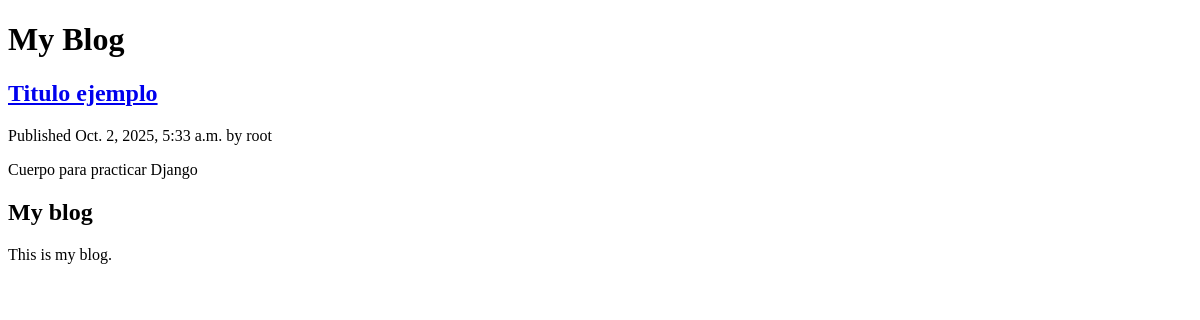
/blog/, run on an earlier commit of the app's database.
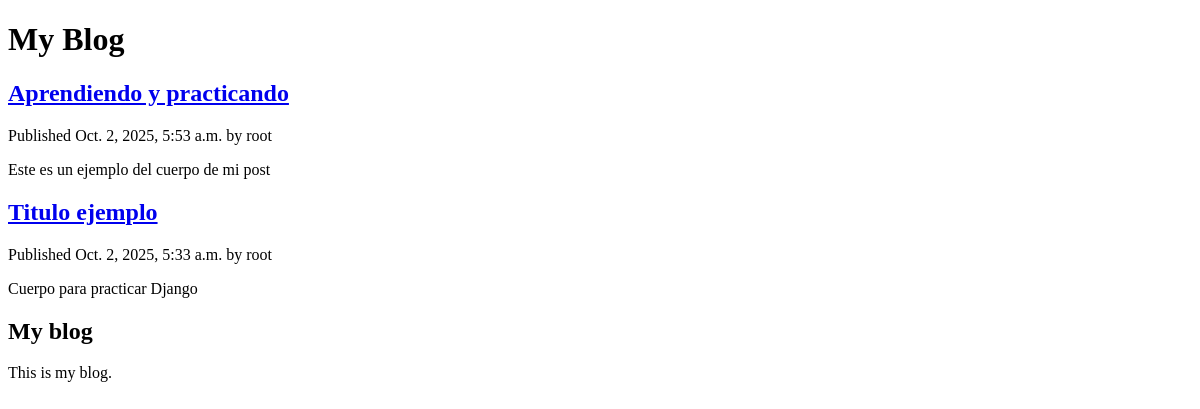
And on a later commit of the database.
### blog/models.py (models this page shows, shortened)
class Post(models.Model):
    class Status(models.TextChoices):
        DRAF = 'DF', 'Draf'
        PUBLISHED = 'PB', 'Published'
    title = models.CharField(max_length=250)
    slug = models.SlugField(max_length=250)
    author = models.ForeignKey(User,
                               on_delete=models.CASCADE,
                               related_name='blog_posts')
    body = models.TextField()
    publish = models.DateTimeField(default=timezone.now)
    created = models.DateTimeField(auto_now_add=True)
    updated = models.DateTimeField(auto_now=True)
    status = models.CharField(max_length=2,
                             choices=Status.choices,
                             default=Status.DRAF)
    objects = models.Manager()
    published = PublishedManager()
    class Meta:
        ordering = ['-publish']
        indexes = [
            models.Index(fields=['-publish']),
        ]

### blog/views.py (the view)
def post_list(request):
    posts = Post.published.all()
    return render(request,
                   'blog/post/list.html',
                   {'posts': posts})

### blog/models.py (called while the page is built)
    def get_queryset(self):
        return super().get_queryset()\
                       .filter(status=Post.Status.PUBLISHED)

### blog/templates/blog/post/list.html (shortened to what this page needs)
{% extends "blog/base.html" %}
{% block content %}
  <h1>My Blog</h1>
  {% for post in posts %}
    <h2>
      <a href="{% url 'blog:post_detail' post.id %}">
        {{ post.title }}
      </a>
    </h2>
    <p class="date">
      Published {{ post.publish }} by {{ post.author }}
    </p>
    {{ post.body|truncatewords:30|linebreaks }}
  {% endfor %}
{% endblock %}

### blog/templates/blog/base.html (shortened to what this page needs)
{% load static %}
<!DOCTYPE html>
<html>
<head>
</head>
<body>
 <div id="content">
 {% block content %}
 {% endblock %}
 </div>
 <div id="sidebar">
 <h2>My blog</h2>
 <p>This is my blog.</p>
 </div>
</body>

What changed in the data, as far as the page shows it:
added Post: title "Aprendiendo y practicando", publish "Oct. 2, 2025, 5:53 a.m.", author "root", body "Este es un ejemplo del cuerpo de mi post"
